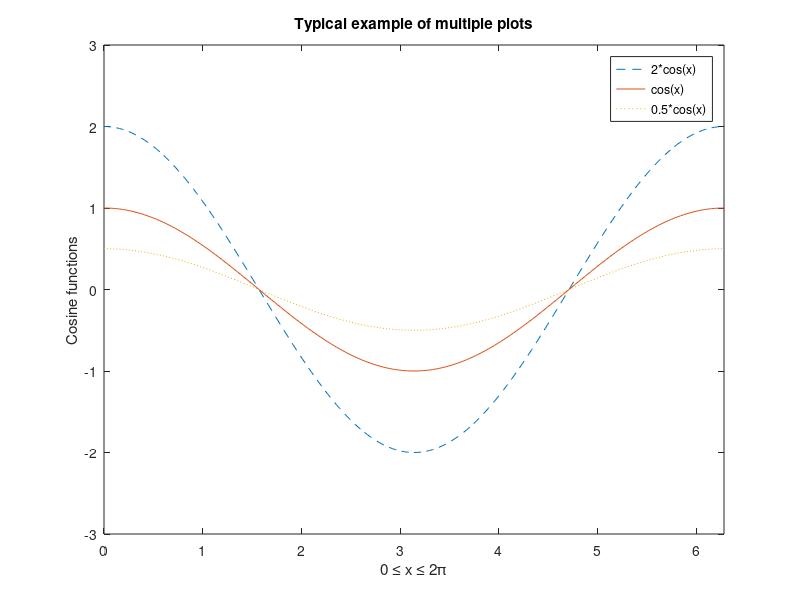

Source code (MATLAB):
clear, clc


x = 0:pi/100:2*pi;
y1 = 2*cos(x);
y2 = cos(x);
y3 = 0.5*cos(x);
plot(x,y1,'--',x,y2,'-',x,y3,':')
xlabel('0 \leq x \leq 2\pi')
ylabel('Cosine functions')
legend('2*cos(x)','cos(x)','0.5*cos(x)')

title('Typical example of multiple plots')
axis([0 2*pi -3 3])
